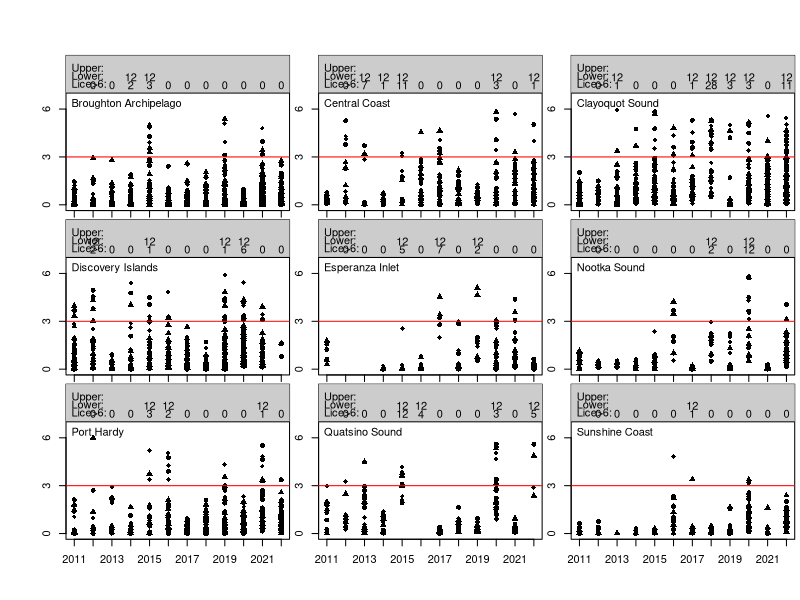

Write the R code that produced this figure.
# Figure 2: Sea Lice Counts #

## Load packages ## 

library(tidyverse)

## Load the data ## 

motiles <- read.csv("Data/5_SeaLiceCounts.csv")

## Prepare the data ##

motiles <- motiles %>%
  filter(Month %in% c("April", "May", "June")) %>%
  mutate(Mots = .$Average.L..salmonis.motiles.per.fish) 
           
motiles$Mots[which(motiles$Mots > 6)] <- 12      

zones <- motiles %>% 
  filter(Finfish.Aquaculture.Management.Unit != "Barkley Sound") %>% 
  .$Finfish.Aquaculture.Management.Unit %>% unique()

years <- seq(2011,2022)

## Plot the data ##

par(mfrow = c(3, 3),
    mar = c(0.5, 2, 0.2, 0.2),
    oma=c(4.1,3,4,0.2))

# draw a plot for each sea lice reporting zone using the for loop 

for (i in seq_along(zones)) {

# subset dataframe by sea lice reporting zone 
subset_motiles <- motiles %>%
  filter(Finfish.Aquaculture.Management.Unit == zones[i])

if (i %in% 1:6) {

  plot(x = subset_motiles$Year, y = subset_motiles$Mots,
       xaxt = "n", xlab = NA,
       ylim = c(0, 9), yaxt = "n", ylab = NA,
       type = "p", pch = c(16, 17, 18))

# add axes labels 
  axis(side = 1, at = unique(motiles$Year), 
       tick = TRUE, labels = FALSE)
  axis(side = 2, at = c(0, 3, 6), 
       tick = TRUE, labels = TRUE)

} else {
  
  plot(x = subset_motiles$Year, y = subset_motiles$Mots, 
       xaxt = "n", xlab = "Year",
       ylim = c(0, 9), yaxt = "n", ylab = NA,
       type = "p", pch = c(16, 17, 18))
  
  # add axes labels 
  axis(side = 1, at = unique(motiles$Year), tick = TRUE, labels = TRUE)
  axis(side = 2, at = c(0, 3, 6), tick = TRUE, labels = TRUE)
}

# add label for sea lice reporting zone 
text(x = 2010.5, y = 6.3, zones[i], pos = 4)

# add red line for sea lice reporting threshold 
abline(h = 3, col = "red")

# add grey box at the top of the plot 
polygon(x = c(2010.5, 2022.5, 2022.5, 2010.5), 
        y = c(7, 7, 9.5, 9.5),
        col = grey(0.8))

# add sea lice reporting numbers in the grey box

text(c(2011-0.5), 7.5, "Lice>6:", pos=4)
text(c(2011-0.5), 8.5, "Upper:", pos=4)
text(c(2011-0.5), 8, "Lower:", pos=4)

N <-c() 
L <-c() 
U <-c()

for (t in seq_along(years)) {
  
  m <- subset(subset_motiles, 
              Year == unique(subset_motiles$Year)[t])$Mots
  
  k <- which(m > 6)
    # ifelse(which(m > 6) > 0, 
    #           which(m > 6), 
    #           as.numeric(0))
  N[t] <- length(k)
  L[t] <- min(m[k], na.rm = TRUE)
  U[t] <- max(m[k], na.rm = TRUE)
  
}

text(years[2:length(years)], 7.5, N[2:12])

for (tt in seq_along(years)) {
  
  if (N[tt] > 0) {
  
  text(years[tt], 8, L[tt])
    
  }
   
}

}

